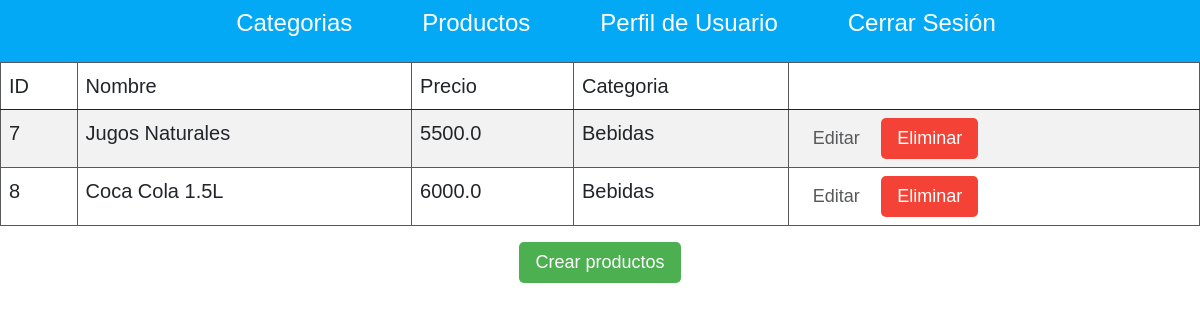
The page /productos (signed in) on the database its author committed.
### tables this page shows
CREATE TABLE "productos" (
	"id_producto"	INTEGER NOT NULL UNIQUE,
	"id_usuario"	INTEGER NOT NULL,
	"nombre_categoria"	TEXT NOT NULL,
	"nombre_producto"	TEXT NOT NULL UNIQUE,
	"precio"	REAL NOT NULL,
	PRIMARY KEY("id_producto" AUTOINCREMENT)
);

### app.py (the view)
@app.route('/productos')
def productos():
    if not 'usuario' in session:
        return redirect(url_for('inicio'))
    productos = db.execute("""SELECT * FROM productos WHERE id_usuario = ?""",(session['usuario'][0],)).fetchall()
    return render_template('productos.html', productos = productos )

### templates/productos.html (shortened to what this page needs)
<!doctype html>
<html lang="es">
  <head>
    <link href="https://cdn.jsdelivr.net/npm/bootstrap@5.0.0-beta1/dist/css/bootstrap.min.css" rel="stylesheet">
  </head>
  <body>
  </body>
</html>
{% extends 'layouts/base.html'%}
{% block content %}
    <center>
        <table class="table table-striped">
            <thead>
                <tr>
                    <td>ID</td>
                    <td>Nombre</td>
                    <td>Precio</td>
                    <td>Categoria</td>
                    <td></td>
                </tr>
            </thead>
            <tbody>
                {% for producto in productos %}
                <tr>
                    <td>{{producto[0]}}</td>
                    <td>{{producto[3]}}</td>
                    <td>{{producto[4]}}</td>
                    <td>{{producto[2]}}</td>
                    <td>
                        <a class="btn btn-success2" href="{{url_for('editar_producto', id=producto[0])}}">Editar</a>
                        <a class="btn btn-danger" href="{{url_for('eliminar_producto', id=producto[0])}}">Eliminar</a>
                    </td>
                </tr>
                {% endfor %}
            </tbody>
        </table>
        <a class="btn btn-success" href="{{url_for('crear_producto')}}">Crear productos</a>
    </center>
{% endblock %}

### static/main.css (style rules this page uses)
html, body { padding: 0; margin: 0; color: #57595a; font-family: "Gill Sans", "Gill Sans MT", Calibri, "Trebuchet MS", sans-serif; }
.table { width: 100%; border-collapse: collapse; font-size: 20px; }
.table, .table th, .table td { border: 1px solid #57595a; }
.table tr td { padding: 8px; }
.btn { padding: 7px 16px; font-size: 18px; border: none; outline: none; cursor: pointer; border-radius: 5px; text-decoration: none; font-weight: 500; color: #57595a; }
.btn-success { background-color: #4caf50; color: white; }
.btn-danger { background-color: #F44336; color: white; }

### rows shown on the page
productos: id_producto "7", nombre_producto "Jugos Naturales", precio "5500.0", nombre_categoria "Bebidas"
productos: id_producto "8", nombre_producto "Coca Cola 1.5L", precio "6000.0", nombre_categoria "Bebidas"
